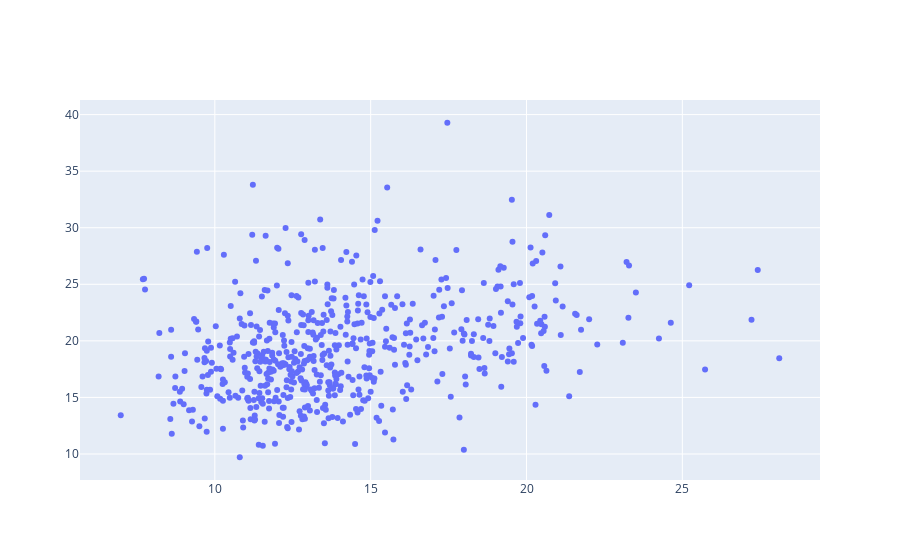

Notebook code cell kept with this figure:
### Markdown cell above
#### Scatter Plot

The **'hoverlabel'** property is an instance of Hoverlabel
- A dict of string/value properties that will be passed to the Hoverlabel constructor. 
- Supported dict properties:
    - align - alignsrc - bgcolor - bgcolorsrc - bordercolor - bordercolorsrc - font - namelength - namelengthsrc

### Code cell
fig = go.Figure(data=go.Scatter(x = df.radius_mean, 
                                y = df.texture_mean,
                                hoverinfo = ['x', 'y', 'text', 'name'],
                                mode = 'markers',
                                text = df.diagnosis,
                                name = 'hello',
                                hoverlabel = dict(bordercolor = 'darkslategray', bgcolor='lightsalmon', align = 'auto')))

fig.show()

### Figure 1 — Plotly figure (JSON) as saved in the notebook; plotly's stock layout.template omitted (floating-point values rounded to 4 significant figures; data arrays with more than 128 entries replaced by an {"elided": "..."} marker saying what was removed)
{"data": [{"hoverinfo": ["x", "y", "text", "name"], "hoverlabel": {"align": "auto", "bgcolor": "lightsalmon", "bordercolor": "darkslategray"}, "mode": "markers", "name": "hello", "text": {"elided": "569 str values"}, "type": "scatter", "x": {"elided": "569 float values"}, "y": {"elided": "569 float values"}}], "layout": {"autosize": true, "xaxis": {"autorange": true, "range": [5.694, 29.4], "type": "linear"}, "yaxis": {"autorange": true, "range": [7.544, 41.45], "type": "linear"}}}
